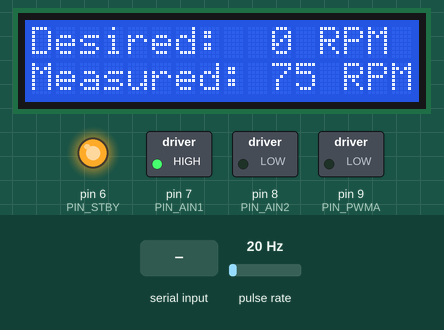
Recording of a sketch running on a simulated Arduino Uno, built with avr-gcc and run on an emulated ATmega328P. On the bench: 16×2 character LCD, switched loads named in the sketch (green lamp = pin HIGH), output pins drawn as LEDs (lit = HIGH). Wiring (inferred from the names in the program): pulse sensor: data pin 2. The test bench sets the inputs (shaded band); at power-on: pulse rate 20 Hz. What the sketch prints to the serial monitor is not drawn.

Above: at 1.3 s.
1.4 s: pulse rate (sensor on pin 2) set to 3 Hz
At 1.87 s:
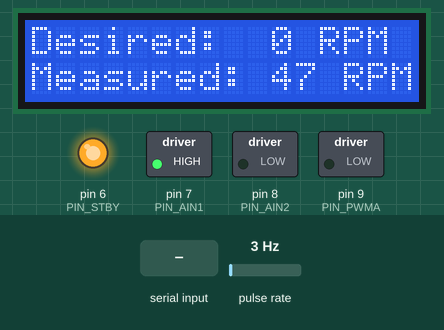
4.1 s: "90,45\n" received over Serial
At 4.79 s:
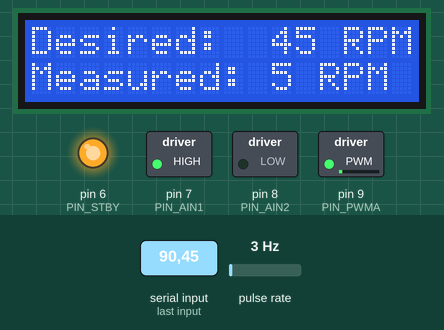
5.9 s: "90\n" received over Serial
At 6.81 s:
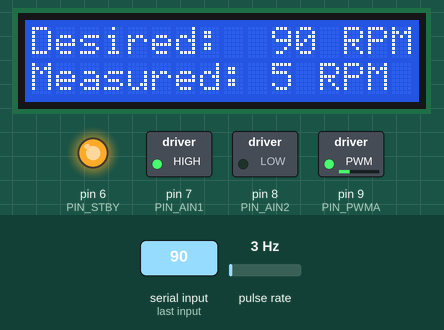
8.5 s: "200\n" received over Serial
At 9.38 s:
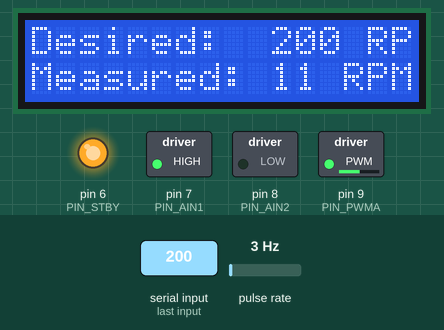
11.2 s: pulse rate (sensor on pin 2) set to 4 Hz
At 13.26 s:
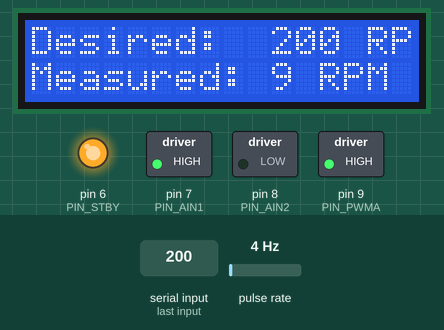
13.5 s: pulse rate (sensor on pin 2) set to 100 Hz
At 13.97 s:
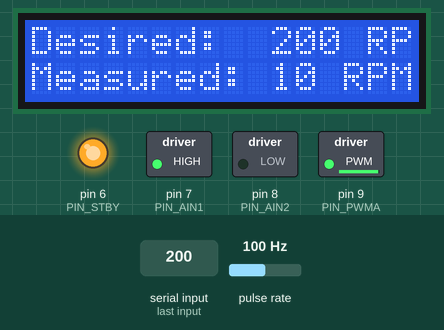
Timing chart, 0 to 16.5 s (numbered marks = the images above; inputs shaded):
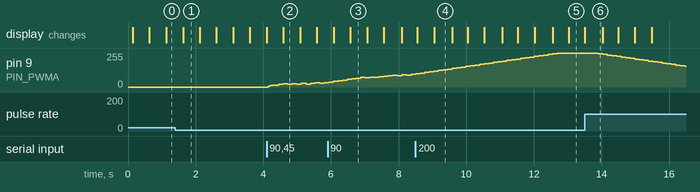

The sketch:

FanSpeedControl.ino
```cpp
/*
 * Motor Speed Control using FreeRTOS
 */

#include <Arduino_FreeRTOS.h>
#include <semphr.h>
#include <PID_v1.h>
#include <LiquidCrystal.h>

// Motor Pin Definitions
#define PIN_PWMA    9
#define PIN_AIN1    7
#define PIN_AIN2    8
#define PIN_STBY    6
#define PIN_IR      2

// LCD Pin Definitions (16x2 Parallel LCD)
#define LCD_RS      12
#define LCD_EN      11
#define LCD_D4      5
#define LCD_D5      4
#define LCD_D6      3
#define LCD_D7      10

// Configuration - Adjust these values as needed
#define SLOTS_PER_REVOLUTION  15
#define MIN_PWM               15
#define MAX_RPM               10000

// PID Tuning
double Kp = 0.5;
double Ki = 0.3;

double Kd = 0.05;

// Shared Variables
volatile unsigned long pulseCount = 0;
double measuredRPM = 0;
double desiredRPM = 0;
double pwmOutput = 0;
double smoothedRPM = 0;

SemaphoreHandle_t xDataMutex;
PID motorPID(&measuredRPM, &pwmOutput, &desiredRPM, Kp, Ki, Kd, DIRECT);

// LCD Object
LiquidCrystal lcd(LCD_RS, LCD_EN, LCD_D4, LCD_D5, LCD_D6, LCD_D7);

// Task Declarations
void TaskSpeedMeasure(void *pvParameters);
void TaskSpeedControl(void *pvParameters);
void TaskUserInput(void *pvParameters);
void TaskDisplay(void *pvParameters);

void countPulse() {
    pulseCount++;
}

void setup() {
    Serial.begin(9600);
    while (!Serial) { ; }

    pinMode(PIN_PWMA, OUTPUT);
    pinMode(PIN_AIN1, OUTPUT);
    pinMode(PIN_AIN2, OUTPUT);
    pinMode(PIN_STBY, OUTPUT);

    digitalWrite(PIN_STBY, HIGH);
    digitalWrite(PIN_AIN1, HIGH);
    digitalWrite(PIN_AIN2, LOW);

    pinMode(PIN_IR, INPUT_PULLUP);
    attachInterrupt(digitalPinToInterrupt(PIN_IR), countPulse, FALLING);

    motorPID.SetMode(AUTOMATIC);
    motorPID.SetOutputLimits(0, 255);
    motorPID.SetSampleTime(100);

    xDataMutex = xSemaphoreCreateMutex();

    // Initialize LCD
    lcd.begin(16, 2);
    lcd.clear();
    lcd.setCursor(0, 0);
    lcd.print("Motor Control");
    lcd.setCursor(0, 1);
    lcd.print("Initializing...");

    Serial.println(F("================================"));
    Serial.println(F("  Motor Speed Control - FreeRTOS"));
    Serial.println(F("================================"));
    Serial.println(F("Enter desired RPM (0-1000):"));
    Serial.println();

    xTaskCreate(TaskSpeedMeasure, "Measure",  128, NULL, 2, NULL);
    xTaskCreate(TaskSpeedControl, "Control",  128, NULL, 3, NULL);
    xTaskCreate(TaskUserInput,    "Input",    128, NULL, 1, NULL);
    xTaskCreate(TaskDisplay,      "Display",  192, NULL, 1, NULL);
}

void loop() {}

// Measures RPM from IR sensor with smoothing filter
void TaskSpeedMeasure(void *pvParameters) {
    (void) pvParameters;

    unsigned long lastPulseCount = 0;
    TickType_t lastWakeTime = xTaskGetTickCount();
    const TickType_t measureInterval = pdMS_TO_TICKS(100);
    const double filterAlpha = 0.3;

    for (;;) {
        noInterrupts();
        unsigned long currentPulses = pulseCount;
        interrupts();

        unsigned long deltaPulses = currentPulses - lastPulseCount;
        lastPulseCount = currentPulses;

        double rawRPM = (deltaPulses * 60000.0) / (SLOTS_PER_REVOLUTION * 100.0);
        smoothedRPM = (filterAlpha * rawRPM) + ((1.0 - filterAlpha) * smoothedRPM);

        if (xSemaphoreTake(xDataMutex, portMAX_DELAY) == pdTRUE) {
            measuredRPM = smoothedRPM;
            xSemaphoreGive(xDataMutex);
        }

        vTaskDelayUntil(&lastWakeTime, measureInterval);
    }
}

// PID control with rate limiting for smooth motor response
void TaskSpeedControl(void *pvParameters) {
    (void) pvParameters;

    TickType_t lastWakeTime = xTaskGetTickCount();
    const TickType_t controlInterval = pdMS_TO_TICKS(50);
    double lastPWM = 0;

    for (;;) {
        // SAFETY: Prevent motor spin if sensor has not detected pulses yet
        if (pulseCount < 3) {
            analogWrite(PIN_PWMA, 0);   // Force motor off

        if (xSemaphoreTake(xDataMutex, portMAX_DELAY) == pdTRUE) {
            pwmOutput = 0;          // Report PWM as 0
            measuredRPM = 0;        // Report speed as 0
            xSemaphoreGive(xDataMutex);
        }

        vTaskDelayUntil(&lastWakeTime, controlInterval);
        continue;  // Skip the PID until pulses start coming
        }

        double currentRPM, targetRPM;
        if (xSemaphoreTake(xDataMutex, portMAX_DELAY) == pdTRUE) {
            currentRPM = measuredRPM;
            targetRPM = desiredRPM;
            xSemaphoreGive(xDataMutex);
        }

        measuredRPM = currentRPM;
        desiredRPM = targetRPM;
        motorPID.Compute();

        double finalPWM;
        if (targetRPM == 0) {
            finalPWM = 0;
        } else if (pwmOutput < MIN_PWM) {
            finalPWM = MIN_PWM;
        } else {
            finalPWM = pwmOutput;
        }

        // Rate limit PWM changes
        double maxChange = 5.0;
        if (finalPWM > lastPWM + maxChange) {
            finalPWM = lastPWM + maxChange;
        } else if (finalPWM < lastPWM - maxChange) {
            finalPWM = lastPWM - maxChange;
        }
        lastPWM = finalPWM;

        analogWrite(PIN_PWMA, (int)finalPWM);

        if (xSemaphoreTake(xDataMutex, portMAX_DELAY) == pdTRUE) {
            pwmOutput = finalPWM;
            xSemaphoreGive(xDataMutex);
        }

        vTaskDelayUntil(&lastWakeTime, controlInterval);
    }
}

// Reads desired speed from Serial input
void TaskUserInput(void *pvParameters) {
    (void) pvParameters;

    for (;;) {
        if (Serial.available() > 0) {
            double newSpeed = Serial.parseFloat();

            while (Serial.available()) {
                Serial.read();
            }

            if (newSpeed >= 0 && newSpeed <= MAX_RPM) {
                if (xSemaphoreTake(xDataMutex, portMAX_DELAY) == pdTRUE) {
                    desiredRPM = newSpeed;
                    xSemaphoreGive(xDataMutex);
                }
                Serial.print(F(">> New target: "));
                Serial.print(newSpeed, 0);
                Serial.println(F(" RPM"));
            } else {
                Serial.println(F(">> Invalid! Enter 0-1000"));
            }
        }
        vTaskDelay(pdMS_TO_TICKS(100));
    }
}

// Displays current speed status on LCD and Serial
void TaskDisplay(void *pvParameters) {
    (void) pvParameters;

    TickType_t lastWakeTime = xTaskGetTickCount();
    const TickType_t displayInterval = pdMS_TO_TICKS(500);

    for (;;) {
        double currentRPM, targetRPM, currentPWM;
        if (xSemaphoreTake(xDataMutex, portMAX_DELAY) == pdTRUE) {
            currentRPM = measuredRPM;
            targetRPM = desiredRPM;
            currentPWM = pwmOutput;
            xSemaphoreGive(xDataMutex);
        }

        // Update LCD display
        // Line 1: Desired speed
        lcd.setCursor(0, 0);
        lcd.print("Desired:  ");
        lcd.print((int)targetRPM);
        lcd.print(" RPM    ");  // Extra spaces to clear old digits

        // Line 2: Measured speed
        lcd.setCursor(0, 1);
        lcd.print("Measured: ");
        lcd.print((int)currentRPM);
        lcd.print(" RPM    ");  // Extra spaces to clear old digits

        // Also output to Serial for debugging
        Serial.print(F("Desired: "));
        Serial.print(targetRPM, 0);
        Serial.print(F(" RPM | Measured: "));
        Serial.print(currentRPM, 0);
        Serial.print(F(" RPM | PWM: "));
        Serial.println(currentPWM, 0);

        vTaskDelayUntil(&lastWakeTime, displayInterval);
    }
}
```

Measured:
- after the input at 4.1 s, the display: changes after 0.49 s (image 2)
- after the input at 5.9 s, the display: first changes after 0.18 s (image 3 shows a later state)
- after the input at 13.5 s, pin 9 (PIN_PWMA): moves from 255/255 to 155/255 over 2.6 s, starting after 0.41 s
- what the display in image 1 shows lasts 0.5 s, from 1.6 s to 2.1 s
